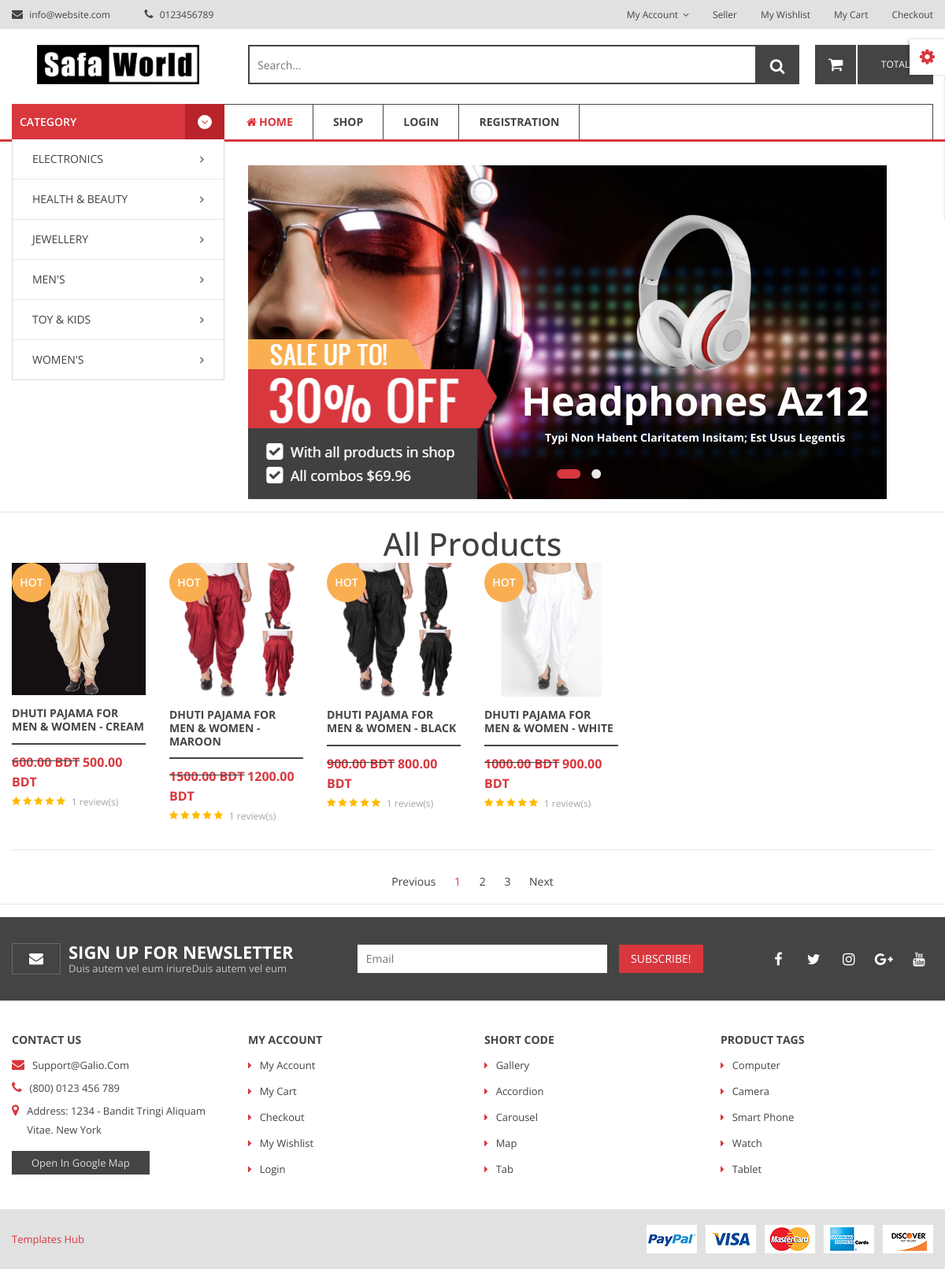
The page / on the database its author committed.
### product/models.py (models this page shows, shortened)
class Category(models.Model):
    title = models.CharField(max_length=100, unique=True)
    slug = models.SlugField(max_length=100, unique=True)
    featured = models.BooleanField(default=False)
    created_date = models.DateTimeField(auto_now_add=True)
    class Meta:
        ordering = ['title']

class Product(models.Model):
    seller = models.ForeignKey(Seller, on_delete=models.CASCADE)
    category = models.ForeignKey(Category, on_delete=models.DO_NOTHING, related_name='product')
    sub_category = models.ForeignKey(Sub_Category, on_delete=models.DO_NOTHING)
    product_title = models.CharField(max_length=300)
    product_slug = models.SlugField(max_length=300, unique=True)
    current_price = models.DecimalField(max_digits=8, decimal_places=2)
    discount_price = models.DecimalField(max_digits=8, decimal_places=2)
    product_image01 = models.ImageField(upload_to='seller/product/image/')
    product_image02 = models.ImageField(upload_to='seller/product/image/', blank=True)
    short_descriptino = models.CharField(max_length=3000)
    product_details = models.TextField()
    quantity = models.PositiveIntegerField()
    featured = models.BooleanField(default=False)
    is_stock = models.BooleanField(default=True)
    created_date = models.DateTimeField(auto_now_add=True)
    updated_date = models.DateTimeField(auto_now=True)
    class Meta:
        ordering = ['-created_date']

### home/views.py (the view, shortened to what this page needs)
# urls.py: 2. Add a URL to urlpatterns:  path('', views.home, name='home')
def home(request):
    categories = Category.objects.all()
    products = Product.objects.all()
    context = {'categories': categories, 'products': products}
    return render(request, 'home/home.html', context)

### templates/home/home.html (shortened to what this page needs)
{% extends '../base/base.html' %}
{% load static %}
{% block nav_category %}
<div class="category-toggle">
    category
    <div class="cat-icon">
        <i class="fa fa-angle-down"></i>
    </div>
</div>
<nav class="category-menu hm-1">
    <ul>
        {% for categories in categories %}
        <li class="menu-item-has-children">
            <a href="{% url 'category_product' categories.id %}">{{categories.title|title}}</a>
        </li>
        {% endfor %}
    </ul>
</nav>
{% endblock nav_category %}
{% block body_content %}
<div class="container">
    <div class="row">
        <div class="col-lg-12">
            <div class="slider-wrapper-area">
                <div
                    class="hero-slider-active hero__1 slick-dot-style hero-dot slick-initialized slick-slider slick-dotted">
                    <div class="slick-list draggable">
                        <div class="slick-track" style="opacity: 1; width: 1682px;">
                            <div class="single-slider slick-slide slick-current slick-active"
                                style="background-image: url(&quot;{% static 'img/slider/slider11_bg.jpg' %}&quot;); width: 811px; position: relative; left: 0px; top: 0px; z-index: 999; opacity: 1;"
                                data-slick-index="0" aria-hidden="false" tabindex="0" role="tabpanel" id="slick-slide00"
                                aria-describedby="slick-slide-control00">
                                <div class="container p-0">
                                    <div class="slider-main-content">
                                        <div class="slider-content-img">
                                            <img src="{% static 'img/slider/slider11_lable1.png' %}" alt="">
                                            <img src="{% static 'img/slider/slider11_lable2.png' %}" alt="">
                                            <img src="{% static 'img/slider/slider11_lable3.png' %}" alt="">
                                        </div>
                                        <div class="slider-text">
                                            <div class="slider-label">
                                                <img src="{% static 'img/slider/slider11_lable4.png' %}" alt="">
                                            </div>
                                            <h1>headphones az12</h1>
                                            <p>Typi Non Habent Claritatem Insitam; Est Usus Legentis</p>
                                        </div>
                                    </div>
                                </div>
                            </div>
                        </div>
                    </div>
                    <ul class="slick-dots" style="" role="tablist">
                        <li class="slick-active" role="presentation"><button type="button" role="tab"
                                id="slick-slide-control00" aria-controls="slick-slide00" aria-label="1 of 2"
                                tabindex="0" aria-selected="true">1</button></li>
                        <li role="presentation"><button type="button" role="tab" id="slick-slide-control01"
                                aria-controls="slick-slide01" aria-label="2 of 2" tabindex="-1">2</button></li>
                    </ul>
                </div>
            </div>
        </div>
    </div>
</div>
<hr>
<div class="container">
    <h1 style="text-align: center;">All Products</h1>
    <div class="shop-product-wrap row grid">
    {% for products in products %}
        <div class="col-lg-2 col-md-4 col-sm-6">
            <div class="product-item fix mb-30">
                <div class="product-thumb">
                    <a href="{% url 'product_details' products.product_slug %}">
                        <img src="{{products.product_image01.url}}" class="img-pri" alt="">
                    </a>
                    <div class="product-label">
                        <span>hot</span>
                    </div>
                </div>
                <div class="product-content">
                    <h4><a href="{% url 'product_details' products.product_slug %}">{{products.product_title}}</a></h4>
                    <div class="pricebox">
                        <del><span class="regular-price">{{products.current_price}} BDT</span></del> <span class="regular-price">{{products.discount_price}} BDT</span>
                        <div class="ratings">
                            <span class="good"><i class="fa fa-star"></i></span>
                            <span class="good"><i class="fa fa-star"></i></span>
                            <span class="good"><i class="fa fa-star"></i></span>
                            <span class="good"><i class="fa fa-star"></i></span>
                            <span><i class="fa fa-star"></i></span>
                            <div class="pro-review">
                                <span>1 review(s)</span>
                            </div>
                        </div>
                    </div>
                </div>
            </div>
        </div>
    {% endfor %}
    </div>
    <div class="paginatoin-area text-center pt-28">
        <div class="row">
            <div class="col-12">
                <ul class="pagination-box">
                    <li><a class="Previous" href="#">Previous</a></li>
                    <li class="active"><a href="#">1</a></li>
                    <li><a href="#">2</a></li>
                    <li><a href="#">3</a></li>
                    <li><a class="Next" href="#"> Next </a></li>
                </ul>
            </div>
        </div>
    </div>
</div>
<hr>
{% endblock body_content %}

### rows shown on the page
Category: title "ELECTRONICS"
Category: title "HEALTH & BEAUTY"
Category: title "JEWELLERY"
Category: title "MEN'S"
Category: title "TOY & KIDS"
Category: title "WOMEN'S"
Product: product_image01 (picture), product_title "DHUTI PAJAMA FOR MEN & WOMEN - CREAM", current_price "600.00", discount_price "500.00"
Product: product_image01 (picture), product_title "DHUTI PAJAMA FOR MEN & WOMEN - MAROON", current_price "1500.00", discount_price "1200.00"
Product: product_image01 (picture), product_title "DHUTI PAJAMA FOR MEN & WOMEN - BLACK", current_price "900.00", discount_price "800.00"
Product: product_image01 (picture), product_title "DHUTI PAJAMA FOR MEN & WOMEN - WHITE", current_price "1000.00", discount_price "900.00"
